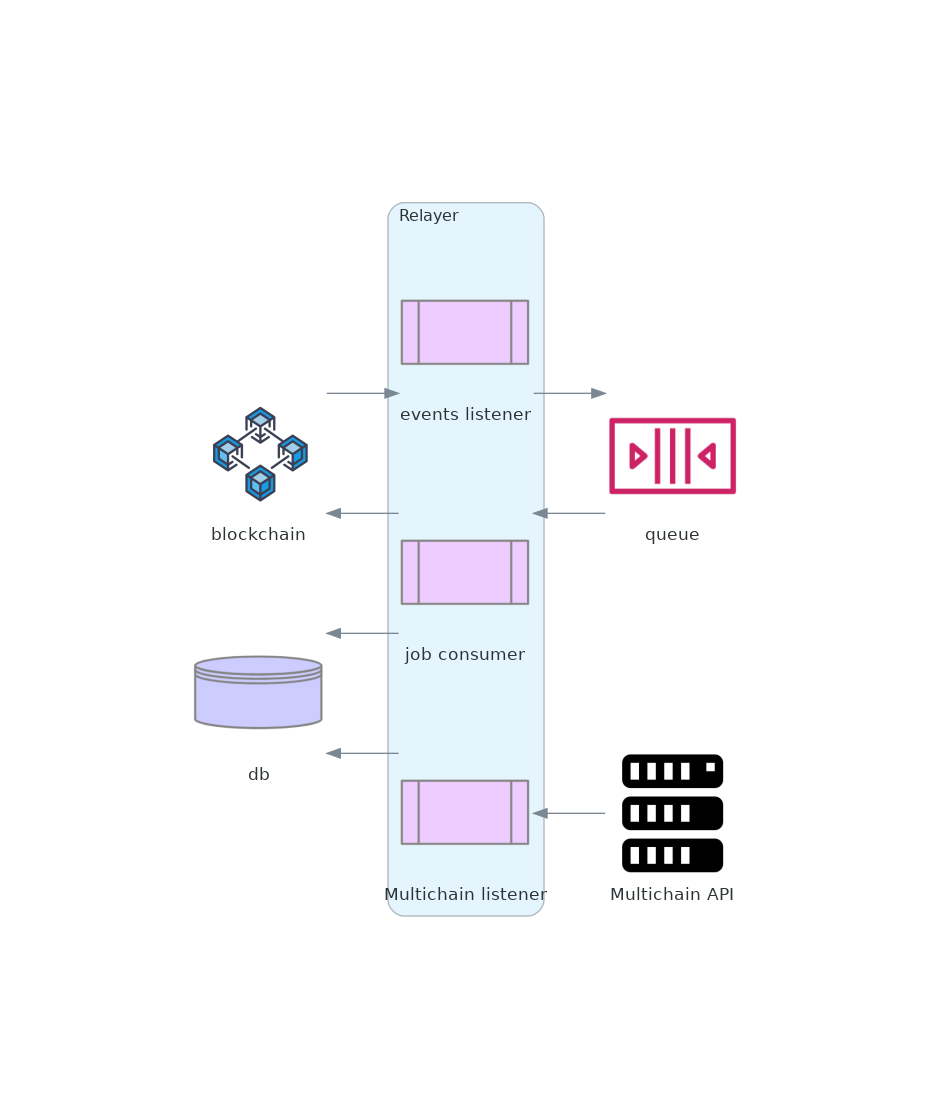

This chart was generated by the following Python code:
from diagrams import Diagram, Cluster
from diagrams.custom import Custom
from diagrams.programming.flowchart import Database
from diagrams.programming.flowchart import PredefinedProcess
from diagrams.aws.integration import SimpleQueueServiceSqsQueue
from diagrams.onprem.compute import Server

with Diagram("", show=False, direction="LR", filename="relayer"):
    blockchain = Custom('blockchain', './img/block.png')
    queue = SimpleQueueServiceSqsQueue('queue')
    db = Database('db')
    multichain_api = Server('Multichain API')

    with Cluster('Relayer'):
        listener = PredefinedProcess('events listener')
        consumer = PredefinedProcess('job consumer')
        bridge_listener = PredefinedProcess('Multichain listener')

        listener << blockchain << consumer

        listener >> queue
        consumer << queue

        db << [consumer, bridge_listener]

        bridge_listener << multichain_api
